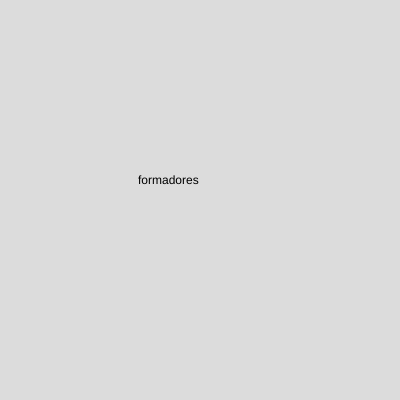
Frame 1 (no input)
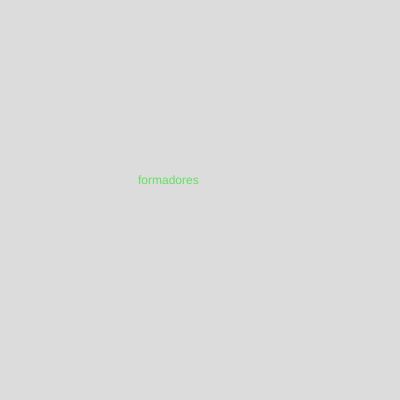
Frame 60 (no input)
Frame 120 (the mouse pressed at the canvas centre since frame 60): identical to frame 60, image omitted

The p5.js sketch that drew these frames (run headless with seeded random() and noise() and a simulated clock; from frame 60 on, the mouse is pressed at the canvas centre):

// p5.js sketch
// ── sketch.js
function setup() {
  createCanvas(400, 400);
}

function draw() {
  background(220);
  text("formadores",138, 184);
  fill(color (99,224, 97));
}
